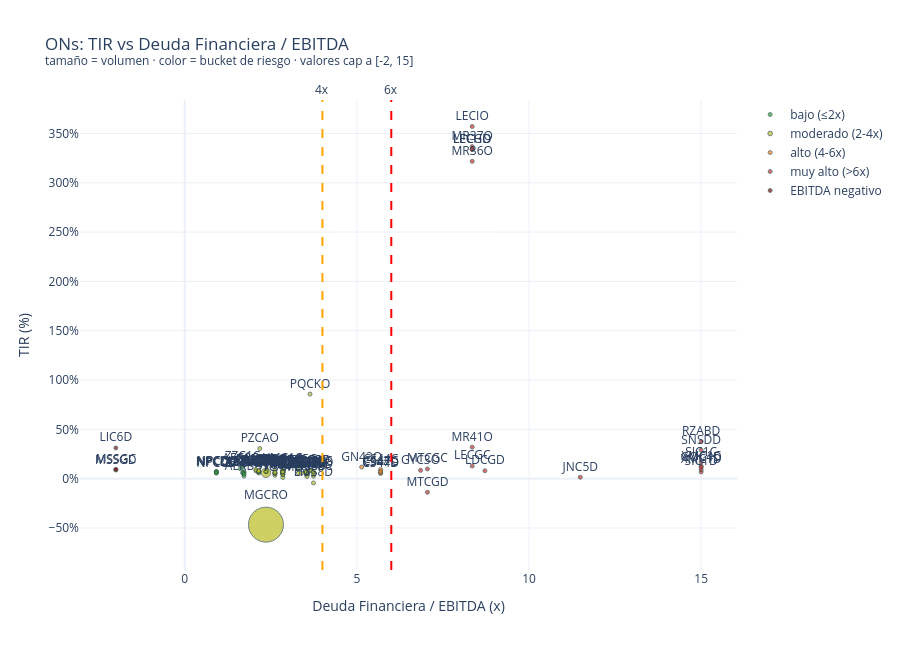

Notebook cell for this chart:
### Markdown cell above
## 6. Scatter TIR vs Deuda/EBITDA

Cuadrante interesante: **arriba-izquierda** (TIR alta + leverage bajo) son posibles oportunidades; **abajo-derecha** (TIR baja + leverage alto) son ONs potencialmente caras para el riesgo asumido.

### Code cell
import plotly.graph_objects as go

plot_df = risk[risk["deuda_fin_sobre_ebitda"].notna() & risk["tir_pct"].notna()].copy()
plot_df["deuda_fin_sobre_ebitda_capped"] = plot_df["deuda_fin_sobre_ebitda"].clip(-2, 15)

COLOR_PALETTE = {
    "bajo (≤2x)": "#2ca02c",
    "moderado (2-4x)": "#bcbd22",
    "alto (4-6x)": "#ff7f0e",
    "muy alto (>6x)": "#d62728",
    "EBITDA negativo": "#7f0000",
    "sin dato": "#7f7f7f",
}
present_buckets = [b for b in COLOR_PALETTE if b in plot_df["riesgo_bucket"].unique()]

vol = plot_df["volumen"].fillna(0).clip(lower=0)
max_vol = vol.max() if vol.max() > 0 else 1
marker_size = ((vol / max_vol).pow(0.5) * 35).clip(lower=4)

def _fmt_date(s):
    ts = pd.to_datetime(s, errors="coerce")
    return ts.strftime("%Y-%m-%d") if pd.notna(ts) else ""

fig = go.Figure()
for bucket in present_buckets:
    mask = plot_df["riesgo_bucket"] == bucket
    d = plot_df[mask]
    custom = pd.DataFrame({
        "ticker": d["ticker"],
        "company": d["company"],
        "descripcion": d["descripcion"],
        "tir": d["tir_pct"].map("{:.2f}".format),
        "deuda": d["deuda_fin_sobre_ebitda"].map("{:.2f}".format),
        "vcto": d["fechaVencimiento"].apply(_fmt_date),
        "cotiz": d["moneda_cotizacion"],
        "emis": d["moneda_emision"],
        "vol": d["volumen"].map("{:,.0f}".format),
        "balance": d["fecha_balance_ultimo"].apply(_fmt_date),
    }).values
    fig.add_trace(go.Scatter(
        x=d["deuda_fin_sobre_ebitda_capped"],
        y=d["tir_pct"],
        mode="markers+text",
        name=bucket,
        marker=dict(
            color=COLOR_PALETTE[bucket],
            size=marker_size[mask].values,
            line=dict(width=1, color="DarkSlateGrey"),
        ),
        text=d["ticker"],
        textposition="top center",
        customdata=custom,
        hovertemplate=(
            "<b>%{customdata[0]}</b> — %{customdata[1]}<br>"
            "%{customdata[2]}<br>"
            "TIR: %{customdata[3]}%  |  Deuda/EBITDA: %{customdata[4]}x<br>"
            "Vcto: %{customdata[5]}  |  %{customdata[6]} (%{customdata[7]})<br>"
            "Volumen: %{customdata[8]}  |  Balance: %{customdata[9]}<br>"
            "<extra></extra>"
        ),
    ))

fig.update_layout(
    title="ONs: TIR vs Deuda Financiera / EBITDA<br><sup>tamaño = volumen · color = bucket de riesgo · valores cap a [-2, 15]</sup>",
    xaxis_title="Deuda Financiera / EBITDA (x)",
    yaxis_title="TIR (%)",
    yaxis_ticksuffix="%",
    height=650,
    template="plotly_white",
)
fig.add_vline(x=4, line_dash="dash", line_color="orange", annotation_text="4x", annotation_position="top")
fig.add_vline(x=6, line_dash="dash", line_color="red", annotation_text="6x", annotation_position="top")
fig.show()

### Figure 1 — Plotly figure (JSON) as saved in the notebook; plotly's stock layout.template omitted (floating-point values rounded to 4 significant figures; data arrays with more than 128 entries replaced by an {"elided": "..."} marker saying what was removed)
{"data": [{"customdata": [["AERBC", "Aeropuertos Argentina 2000 S.A.", "ON AEROP ARG 2000 11 V15/12/26", "6.86", "1.72", "2026-12-15", "USD CCL", "USD", "0", "2025-12-31"], ["AERBD", "Aeropuertos Argentina 2000 S.A.", "ON AEROP ARG 2000 11 V15/12/26", "2.60", "1.72", "2026-12-15", "USD MEP", "USD", "16,722", "2025-12-31"], ["ZZC1C", "Camuzzi Gas Pampeana S.A.", "ON CAMUZZI CL.1 V.21/02/27 U$S CG", "11.94", "1.68", "2027-02-21", "USD CCL", "USD", "0", "2025-12-31"], ["ZZC1D", "Camuzzi Gas Pampeana S.A.", "ON CAMUZZI CL.1 V.21/02/27 U$S CG", "5.90", "1.68", "2027-02-21", "USD MEP", "USD", "126,599", "2025-12-31"], ["AEC2C", "AES ARGENTINA GENERACIÓN  S.A.", "ON AES REGS 9.5% V30/08/2027", "10.00", "1.62", "2027-08-30", "USD CCL", "USD", "0", "2026-03-31"], ["NPCCD", "Central Puerto", "ON CENTRAL PUERTO CL.C V.25/08/29 U$S CG", "5.63", "0.92", "2029-08-25", "USD MEP", "USD", "76,781", "2025-12-31"], ["NPCCC", "Central Puerto", "ON CENTRAL PUERTO CL.C V.25/08/29 U$S CG", "7.11", "0.92", "2029-08-25", "USD CCL", "USD", "629", "2025-12-31"], ["NPCDC", "Central Puerto", "ON CENTRAL PUERTO CL.D 30/04/30 USD", "7.26", "0.92", "2030-04-30", "USD CCL", "USD", "1,926", "2025-12-31"], ["NPCDD", "Central Puerto", "ON CENTRAL PUERTO CL.D 30/04/30 USD", "6.02", "0.92", "2030-04-30", "USD MEP", "USD", "42,123", "2025-12-31"], ["ARC1C", "Aeropuertos Argentina 2000 S.A.", "ON AA2000 REGS 8,5% V.01/08/2031", "6.31", "1.72", "2031-08-01", "USD CCL", "USD", "3,103", "2025-12-31"], ["ARC1D", "Aeropuertos Argentina 2000 S.A.", "ON AA2000 REGS 8,5% V.01/08/2031", "4.74", "1.72", "2031-08-01", "USD MEP", "USD", "88,278", "2025-12-31"]], "hovertemplate": "<b>%{customdata[0]}</b> — %{customdata[1]}<br>%{customdata[2]}<br>TIR: %{customdata[3]}%  |  Deuda/EBITDA: %{customdata[4]}x<br>Vcto: %{customdata[5]}  |  %{customdata[6]} (%{customdata[7]})<br>Volumen: %{customdata[8]}  |  Balance: %{customdata[9]}<br><extra></extra>", "marker": {"color": "#2ca02c", "line": {"color": "DarkSlateGrey", "width": 1}, "size": [4, 4, 4, 4, 4, 4, 4, 4, 4, 4, 4]}, "mode": "markers+text", "name": "bajo (≤2x)", "text": ["AERBC", "AERBD", "ZZC1C", "ZZC1D", "AEC2C", "NPCCD", "NPCCC", "NPCDC", "NPCDD", "ARC1C", "ARC1D"], "textposition": "top center", "type": "scatter", "x": [1.72, 1.72, 1.68, 1.68, 1.62, 0.92, 0.92, 0.92, 0.92, 1.72, 1.72], "y": [6.863, 2.603, 11.94, 5.904, 9.995, 5.626, 7.106, 7.265, 6.025, 6.308, 4.745]}, {"customdata": {"elided": "59x10 str values"}, "hovertemplate": "<b>%{customdata[0]}</b> — %{customdata[1]}<br>%{customdata[2]}<br>TIR: %{customdata[3]}%  |  Deuda/EBITDA: %{customdata[4]}x<br>Vcto: %{customdata[5]}  |  %{customdata[6]} (%{customdata[7]})<br>Volumen: %{customdata[8]}  |  Balance: %{customdata[9]}<br><extra></extra>", "marker": {"color": "#bcbd22", "line": {"color": "DarkSlateGrey", "width": 1}, "size": [4, 4, 4, 4, 4, 4, 4, 4, 4, 4, 4, 4, 4, 4, 4, 4, 9.485, 4, 4, 4, 4, 4, 4, 4, 4, 4, 4, 4, 4, 4, 4, 4, 4, 4, 4, 4, 4, 4, 4, 4, 4, 4, 4, 4, 4, 4, 4, 4, 4, 4, 4, 4, 4, 4, 4, 4, 4, 4, 35]}, "mode": "markers+text", "name": "moderado (2-4x)", "text": ["PZCAO", "PQCKO", "LMS8D", "LMS8C", "YCAMC", "YCAMD", "YM38C", "YM38D", "PN38D", "PN38C", "IRCNC", "IRCND", "TTC8C", "TTC8D", "OZC3D", "OZC3C", "MGCEO", "LMS6O", "CAC5C", "CAC5D", "YMCRO", "YMCZC", "YMCZD", "LMS7D", "LMS7C", "OTS3D", "PN37D", "PN37C", "TLCOD", "TLCOC", "YMC1C", "YMC1D", "YMCID", "YMCIC", "PN35D", "PN35C", "TTC9C", "TTC9D", "DNC7D", "DNC7C", "PQCSD", "PQCSC", "TLCMD", "TLCMC", "PN36C", "PN36D", "TTCAD", "TTCAC", "TLCPD", "TLCPC", "RC1CC", "RC1CD", "YMCJC", "YMCJD", "YM34C", "YM34D", "MGCRD", "MGCRC", "MGCRO"], "textposition": "top center", "type": "scatter", "x": [2.18, 3.64, 3.74, 3.74, 2.85, 2.85, 2.85, 2.85, 3.55, 3.55, 3.53, 3.53, 2.62, 2.62, 2.38, 2.38, 2.36, 3.74, 3.3, 3.3, 2.85, 2.85, 2.85, 3.74, 3.74, 3.39, 3.55, 3.55, 2.15, 2.15, 2.85, 2.85, 2.85, 2.85, 3.55, 3.55, 2.62, 2.62, 2.07, 2.07, 3.64, 3.64, 2.15, 2.15, 3.55, 3.55, 2.62, 2.62, 2.15, 2.15, 3.52, 3.52, 2.85, 2.85, 2.85, 2.85, 2.36, 2.36, 2.36], "y": [30.47, 85.77, -4.343, 2.477, 6.515, 1.136, 5.325, 4.362, 2.177, 5.366, 5.598, 4.57, 8.611, 3.411, 6.978, 8.701, 5.997, 6.396, 9.037, 5.623, 8.441, 6.546, 4.506, 4.355, 7.057, 5.549, 5.156, 5.878, 5.813, 7.064, 9.86, 7.657, 4.222, 6.79, 5.19, 6.361, 5.364, 5.252, 7.872, 9.169, 8.127, 8.639, 6.389, 7.631, 6.107, 5.873, 5.941, 6.566, 7.248, 7.979, 7.097, 6.389, 7.052, 6.215, 7.532, 6.756, 6.969, 7.498, -46.62]}, {"customdata": [["CS44C", "Cresud SACIF Y A", "ON CRESUD S28 CL44 V17/01/27 U$S CG", "9.23", "5.69", "2027-01-17", "USD CCL", "USD", "0", "2026-03-31"], ["CS44D", "Cresud SACIF Y A", "ON CRESUD S28 CL44 V17/01/27 U$S CG", "5.24", "5.69", "2027-01-17", "USD MEP", "USD", "15,466", "2026-03-31"], ["GN42O", "GENNEIA S.A.", "ON GENNEIA 42 V16/05/27 U$S CG EF", "11.77", "5.14", "2027-05-16", "ARS", "$", "132,000", "2025-12-31"], ["CS47D", "Cresud SACIF Y A", "ON CRESUD S31 CL47 V15/11/28", "6.06", "5.69", "2028-11-15", "USD MEP", "USD", "6,980", "2026-03-31"], ["CS47C", "Cresud SACIF Y A", "ON CRESUD S31 CL47 V15/11/28", "7.36", "5.69", "2028-11-15", "USD CCL", "USD", "0", "2026-03-31"]], "hovertemplate": "<b>%{customdata[0]}</b> — %{customdata[1]}<br>%{customdata[2]}<br>TIR: %{customdata[3]}%  |  Deuda/EBITDA: %{customdata[4]}x<br>Vcto: %{customdata[5]}  |  %{customdata[6]} (%{customdata[7]})<br>Volumen: %{customdata[8]}  |  Balance: %{customdata[9]}<br><extra></extra>", "marker": {"color": "#ff7f0e", "line": {"color": "DarkSlateGrey", "width": 1}, "size": [4, 4, 4, 4, 4]}, "mode": "markers+text", "name": "alto (4-6x)", "text": ["CS44C", "CS44D", "GN42O", "CS47D", "CS47C"], "textposition": "top center", "type": "scatter", "x": [5.69, 5.69, 5.14, 5.69, 5.69], "y": [9.229, 5.244, 11.77, 6.059, 7.361]}, {"customdata": {"elided": "19x10 str values"}, "hovertemplate": "<b>%{customdata[0]}</b> — %{customdata[1]}<br>%{customdata[2]}<br>TIR: %{customdata[3]}%  |  Deuda/EBITDA: %{customdata[4]}x<br>Vcto: %{customdata[5]}  |  %{customdata[6]} (%{customdata[7]})<br>Volumen: %{customdata[8]}  |  Balance: %{customdata[9]}<br><extra></extra>", "marker": {"color": "#d62728", "line": {"color": "DarkSlateGrey", "width": 1}, "size": [4, 4, 4, 4, 4, 4, 4, 4, 4, 4, 4, 4, 4, 4, 4, 4, 4, 4, 4]}, "mode": "markers+text", "name": "muy alto (>6x)", "text": ["MTCGD", "MTCGC", "JNC5D", "SIC1C", "SIC1D", "LECHO", "MR36O", "LECGC", "LECGD", "LDCGD", "XMC1C", "XMC1D", "RZABD", "LECIO", "MR37O", "GOC4D", "SNSDD", "MR41O", "GYC3O"], "textposition": "top center", "type": "scatter", "x": [7.05, 7.05, 11.49, 15, 15, 8.35, 8.35, 8.35, 8.35, 8.72, 15, 15, 15, 8.35, 8.35, 15, 15, 8.35, 6.85], "y": [-13.85, 9.836, 1.445, 16.83, 6.788, 333.7, 321.8, 12.85, 333.9, 8.001, 12.77, 9.098, 37.68, 357.1, 336.7, 11.65, 28.94, 31.96, 8.395]}, {"customdata": [["LIC6D", "Lipsa SRL", "ON LIPSA CL. 6 VTO 02/07/26 U$S CG", "31.17", "-14.61", "2026-07-02", "USD MEP", "USD", "0", "2025-12-31"], ["MSSGD", "MSU S.A.", "ON MSU S.A S.15 V.16/04/29 U$S C.G.", "8.76", "-56.37", "2029-04-16", "USD MEP", "USD", "1,891", "2025-12-31"], ["MSSGC", "MSU S.A.", "ON MSU S.A S.15 V.16/04/29 U$S C.G.", "9.53", "-56.37", "2029-04-16", "USD CCL", "USD", "2,462", "2025-12-31"]], "hovertemplate": "<b>%{customdata[0]}</b> — %{customdata[1]}<br>%{customdata[2]}<br>TIR: %{customdata[3]}%  |  Deuda/EBITDA: %{customdata[4]}x<br>Vcto: %{customdata[5]}  |  %{customdata[6]} (%{customdata[7]})<br>Volumen: %{customdata[8]}  |  Balance: %{customdata[9]}<br><extra></extra>", "marker": {"color": "#7f0000", "line": {"color": "DarkSlateGrey", "width": 1}, "size": [4, 4, 4]}, "mode": "markers+text", "name": "EBITDA negativo", "text": ["LIC6D", "MSSGD", "MSSGC"], "textposition": "top center", "type": "scatter", "x": [-2, -2, -2], "y": [31.17, 8.762, 9.53]}], "layout": {"annotations": [{"showarrow": false, "text": "4x", "x": 4, "xanchor": "center", "xref": "x", "y": 1, "yanchor": "bottom", "yref": "y domain"}, {"showarrow": false, "text": "6x", "x": 6, "xanchor": "center", "xref": "x", "y": 1, "yanchor": "bottom", "yref": "y domain"}], "height": 650, "shapes": [{"line": {"color": "orange", "dash": "dash"}, "type": "line", "x0": 4, "x1": 4, "xref": "x", "y0": 0, "y1": 1, "yref": "y domain"}, {"line": {"color": "red", "dash": "dash"}, "type": "line", "x0": 6, "x1": 6, "xref": "x", "y0": 0, "y1": 1, "yref": "y domain"}], "title": {"text": "ONs: TIR vs Deuda Financiera / EBITDA<br><sup>tamaño = volumen · color = bucket de riesgo · valores cap a [-2, 15]</sup>"}, "xaxis": {"title": {"text": "Deuda Financiera / EBITDA (x)"}}, "yaxis": {"ticksuffix": "%", "title": {"text": "TIR (%)"}}}}
